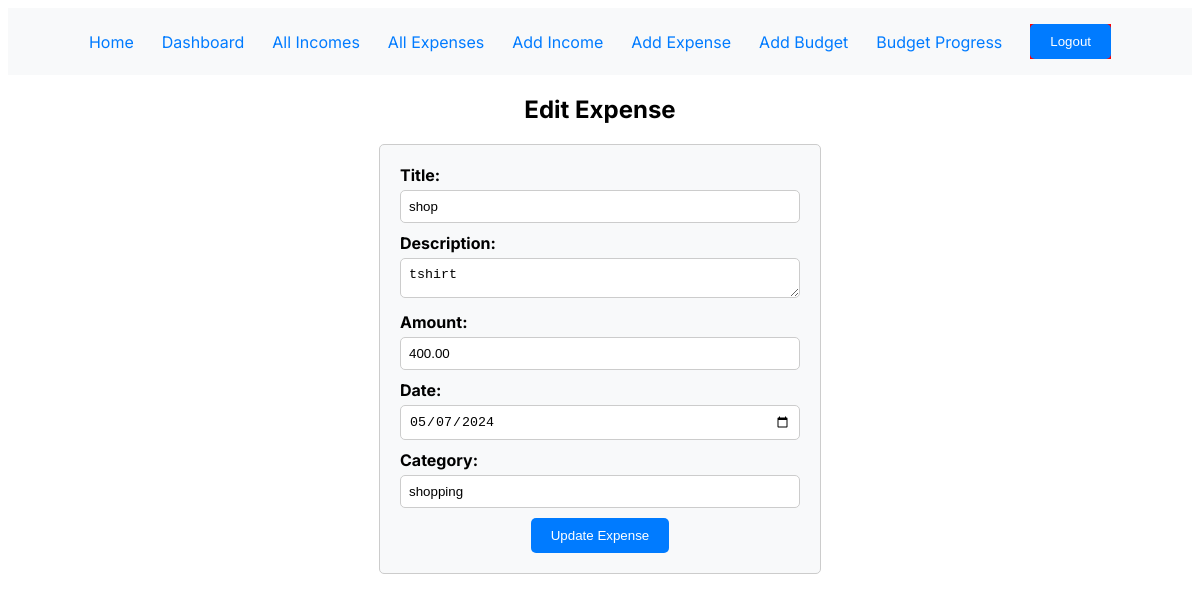
/edit_expense/2/ (signed in), run on the app's committed database.
### tracker/models.py (models this page shows, shortened)
class Expense(models.Model):
    user = models.ForeignKey(User, on_delete=models.CASCADE)
    category = models.CharField(max_length=100)
    amount = models.DecimalField(max_digits=10, decimal_places=2)
    date = models.DateField()
    description = models.TextField()
    title = models.CharField(max_length=100,default="Untitled Income")

### tracker/views.py (the view)
# urls.py: path('edit_expense/<int:id>/', views.edit_expense, name='edit_expense'),
def edit_expense(request, id):
    expense = get_object_or_404(Expense, id=id, user=request.user)
    if request.method == 'POST':
        form = ExpenseForm(request.POST, instance=expense)
        if form.is_valid():
            form.save()
            return redirect('all_expenses')
    else:
        form = ExpenseForm(instance=expense)
    return render(request, 'tracker/edit_expense.html', {'form': form})

### tracker/forms.py
class ExpenseForm(forms.ModelForm):
    title = forms.CharField(max_length=100)
    class Meta:
        model = Expense
        fields = ['title','category', 'amount', 'date', 'description']
        widgets = {
            'date': DateInput(attrs={'max': date.today().isoformat()}),
        }

### tracker/templates/tracker/edit_expense.html (shortened to what this page needs)
{% extends 'tracker/base.html' %}
{% block content %}
<h2>Edit Expense</h2>
<form method="post" class="edit-expense">
    <label for="id_title">Title:</label>
    {{ form.title }}
    <label for="id_description">Description:</label>
    {{ form.description }}
    <label for="id_amount">Amount:</label>
    {{ form.amount }}
    <label for="id_date">Date:</label>
    {{ form.date }}
    <label for="id_category">Category:</label>
    {{ form.category }}
    <button type="submit">Update Expense</button>
</form>
{% endblock %}

### tracker/templates/tracker/base.html (style rules this page uses)
body { font-family: 'Inter', sans-serif; }

### tracker/templates/tracker/edit_expense.html (style rules this page uses)
h2 { text-align: center; }
.edit-expense { text-align: center; max-width: 400px; margin: 0 auto; padding: 20px; border: 1px solid #ccc; border-radius: 5px; background-color: #f8f9fa; }
form label { display: block; text-align: start; margin-bottom: 5px; font-weight: bold; }
form input[type="text"], form input[type="number"], form input[type="date"] { width: 100%; padding: 8px; margin-bottom: 10px; border: 1px solid #ccc; border-radius: 5px; box-sizing: border-box; }
form textarea { width: 100%; height: 40px; padding: 8px; margin-bottom: 10px; border: 1px solid #ccc; border-radius: 5px; box-sizing: border-box; }
form button[type="submit"] { background-color: #007bff; color: #fff; border: none; padding: 10px 20px; border-radius: 5px; cursor: pointer; }

### data on the page
Expense: title "shop", description "tshirt", amount "400.00", date "05/07/2024", category "shopping"
